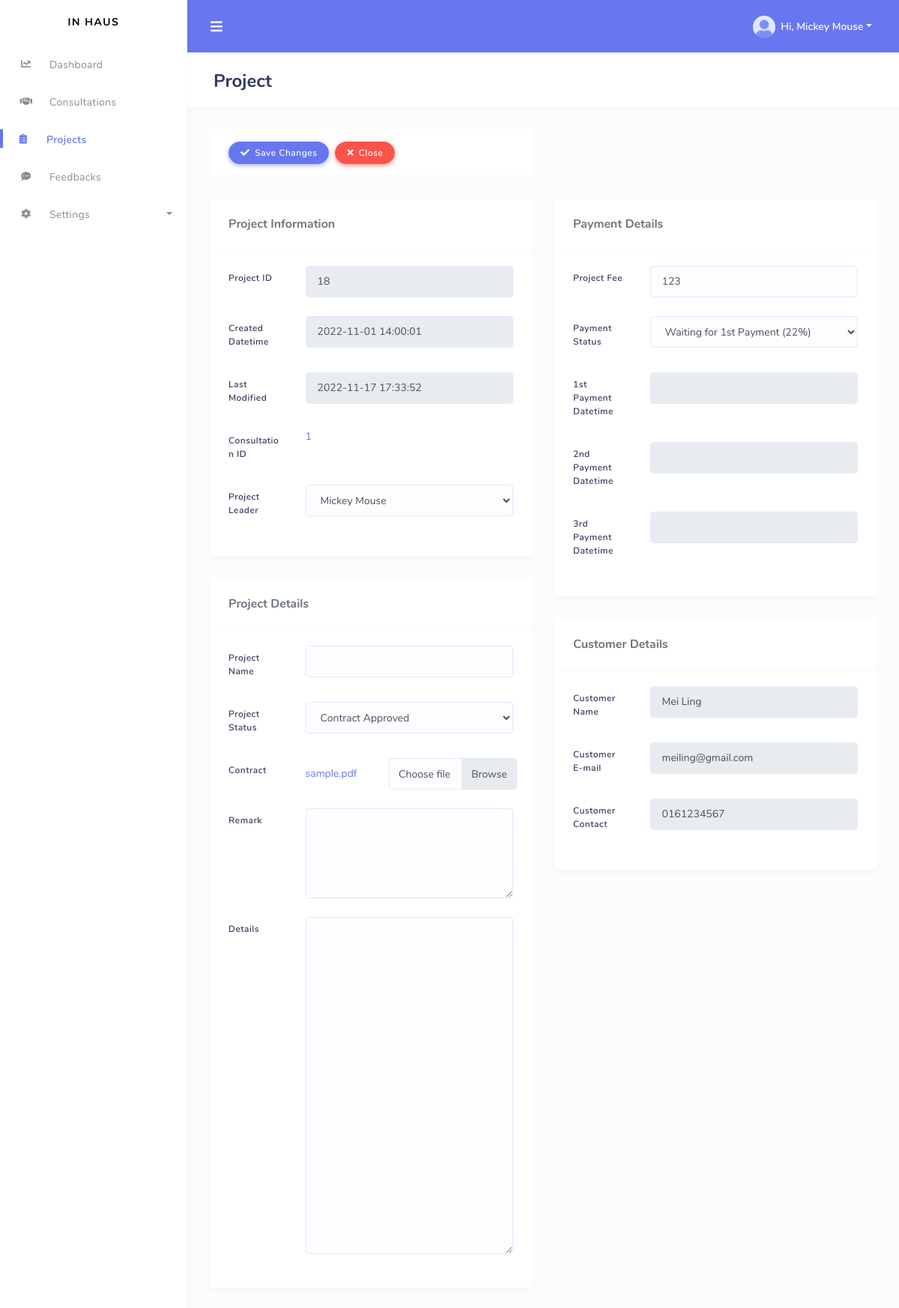
The app's page /public_html/admin/project.php?project_id=18 (signed in) with its own data.
### tables this page shows
CREATE TABLE `project` (
  `project_id` int(10) UNSIGNED NOT NULL,
  `created_datetime` datetime NOT NULL,
  `last_modified_datetime` datetime NOT NULL,
  `project_name` varchar(50) NOT NULL,
  `project_status` varchar(50) NOT NULL,
  `payment_status` varchar(50) NOT NULL,
  `payment_datetime` varchar(100) NOT NULL,
  `project_fee` double NOT NULL,
  `project_remark` varchar(500) NOT NULL,
  `project_details` varchar(1000) NOT NULL,
  `project_contract` varchar(260) NOT NULL,
  `cust_id` int(10) UNSIGNED NOT NULL,
  `consultation_id` int(10) UNSIGNED NOT NULL,
  `admin_id` int(10) UNSIGNED NOT NULL
);

CREATE TABLE `user` (
  `user_id` int(11) UNSIGNED NOT NULL,
  `name` varchar(50) NOT NULL,
  `email` varchar(50) NOT NULL,
  `password` varchar(50) NOT NULL,
  `phone_no` varchar(20) DEFAULT NULL,
  `access_level` varchar(50) NOT NULL,
  `status` varchar(20) DEFAULT NULL
);

### public_html/admin/project.php (the view, shortened to what this page needs)
<?php
  $dbc = mysqli_connect('localhost', 'root', '');
	mysqli_select_db($dbc, 'in_haus');
  if (!empty($_GET['project_id'])) {
    $project_id = $_GET['project_id'];
    $url = "project.php?project_id=" . $project_id;
    $query = "SELECT * FROM project p, user u
              WHERE project_id = '$project_id'
              AND p.cust_id = u.user_id";
    if ($result = mysqli_query($dbc, $query)) {
      $row = mysqli_fetch_assoc($result);
      $created_datetime = $row['created_datetime'];
      $last_modified_datetime = $row['last_modified_datetime'];
      $consultation_id = $row['consultation_id'];
      $admin_id = $row['admin_id'];
      $project_name = $row['project_name'];
      $project_status = $row['project_status'];
      $project_contract = $row['project_contract'];
      $project_remark = $row['project_remark'];
      $project_details = $row['project_details'];
      $project_fee= $row['project_fee'];
      $payment_status = $row['payment_status'];
      $payment_datetime = json_decode($row['payment_datetime']);
      $cust_name = $row['name'];
      $cust_email = $row['email'];
      $cust_phone_no = $row['phone_no'];
    }
    else {
      $fail_alert = '<p style="color:red;">Could not retrieve the data because: <br/>' . mysqli_error($dbc) . '</p><p>The query being run was: ' . $query . '</p>';
    }
    $query = 'SELECT user_id, name FROM user WHERE access_level = "Project Leader"';
    if ($staffs_result = mysqli_query($dbc, $query)) {
      $staffs = array();
      while ($staff = mysqli_fetch_array($staffs_result)) {
        $staffs[$staff['user_id']] = $staff['name'];
      }
    }
    else {
      $fail_alert = '<p style="color:red;">Could not retrieve the data because: <br/>' . mysqli_error($dbc) . '</p><p>The query being run was: ' . $query . '</p>';
    }
    $query = 'SELECT * FROM settings';
    if ($result = mysqli_query($dbc, $query)) {
      while ($row = mysqli_fetch_array($result)) {
        switch ($row['settings_name']) {
          case 'first_payment':
            $first_payment = $row['settings_value'];
            break;
          case 'second_payment':
            $second_payment = $row['settings_value'];
            break;
          case 'third_payment':
            $third_payment = $row['settings_value'];
            break;
          default:
            break;
        }
      }
    }
    else {
      echo '<p style="color:red;">Could not retrieve the data because: <br/>' . mysqli_error($dbc) . '</p><p>The query being run was: ' . $query . '</p>';
    }
  }
  else {
    header("Location: error_404.php");
  }
?>
<!DOCTYPE html>
<html lang="en">
<head>
  <link rel="stylesheet" href="assets/modules/bootstrap/css/bootstrap.min.css">
  <link rel="stylesheet" href="assets/modules/fontawesome/css/all.min.css">
  <link rel="stylesheet" href="assets/css/style.css">
  <link rel="stylesheet" href="assets/css/components.css">
</head>
<body>
  <div id="app">
    <div class="main-wrapper main-wrapper-1">
        <div class="navbar-bg"></div>
        <?php include("navbar.php"); ?>
      <div class="main-content">
        <section class="section">
          <div class="section-header">
            <h1>Project</h1>
          </div>
          <div class="section-body">
            <form action="<?php echo $url; ?>" method="post" enctype="multipart/form-data">
              <div class="row">
                <div class="col-12 col-md-6 col-lg-6">
                  <div class="card shadow-none">
                    <div class="card-header" style="min-height:0px;">
                      <button type="submit" class="btn btn-icon icon-left btn-primary mr-2"><i class="fas fa-check"></i> Save Changes</button>
                      <a href="projects.php" class="btn btn-icon icon-left btn-danger"><i class="fas fa-times"></i> Close</a>
                    </div>
                  </div>
                </div>
              </div>
              <div class="row">
                <div class="col-12 col-md-6 col-lg-6">
                  <div class="card">
                    <div class="card-header">
                      <h4>Project Information</h4>
                    </div>
                    <div class="card-body">
                      <div class="form-group row">
                        <label class="col-sm-3 col-form-label">Project ID</label>
                        <div class="col-sm-9">
                          <input type="text" class="form-control" value="<?php echo $project_id; ?>" disabled>
                        </div>
                      </div>
                      <div class="form-group row">
                        <label class="col-sm-3 col-form-label">Created Datetime</label>
                        <div class="col-sm-9">
                          <input type="text" class="form-control" value="<?php echo $created_datetime; ?>" disabled>
                        </div>
                      </div>
                      <div class="form-group row">
                        <label class="col-sm-3 col-form-label">Last Modified</label>
                        <div class="col-sm-9">
                          <input type="text" class="form-control" value="<?php echo $last_modified_datetime; ?>" disabled>
                        </div>
                      </div>
                      <div class="form-group row">
                        <label class="col-sm-3 col-form-label">Consultation ID</label>
                        <div class="col-sm-9">
                          <a href="consultation.php?consultation_id=<?php echo $consultation_id; ?>" target="_blank"><?php echo $consultation_id; ?></a>
                        </div>
                      </div>
                      <div class="form-group row">
                        <label class="col-sm-3 col-form-label">Project Leader</label>
                        <div class="col-sm-9">
                            <select class="form-control" name="admin_id">
                              <?php
                                foreach ($staffs as $staff_id => $staff_name) {
                                  if ($staff_id == $admin_id)
                                    echo '<option value="'.$staff_id.'" selected>'.$staff_name.'</option>';
                                  else
                                    echo '<option value="'.$staff_id.'">'.$staff_name.'</option>';
                                }
                              ?>
                            </select>
                        </div>
                      </div>
                    </div>
                  </div>
                  <div class="card">
                    <div class="card-header">
                      <h4>Project Details</h4>
                    </div>
                    <div class="card-body">
                      <div class="form-group row">
                        <label class="col-sm-3 col-form-label">Project Name</label>
                        <div class="col-sm-9">
                          <input type="text" name="project_name" class="form-control" value="<?php echo $project_name; ?>">
                        </div>
                      </div>
                      <div class="form-group row">
                        <label class="col-sm-3 col-form-label">Project Status</label>
                        <div class="col-sm-9">
                          <?php
                            if ($project_status == "Waiting for Staff to Upload Contract") {
                              echo '<input type="text" name="project_status" class="form-control" value="'.$project_status.'" disabled>';
                            }
                            else {
                              echo '<select class="form-control" name="project_status">';
                              $project_status_arr = array("Contract Approved", "Waiting for Customer to Sign Contract", "Contract Signed",
                                                          "In Progress - Designing", "Release Design to Customer",
                                                          "Waiting for Customer Review", "Design Revision",
                                                          "In Progress - Building", "Completed", "Cancelled");
                              foreach ($project_status_arr as $status) {
                                if ($status == $project_status)
                                  echo '<option value="'.$status.'" selected>'.$status.'</option>';
                                else
                                  echo '<option value="'.$status.'">'.$status.'</option>';
                              }
                              echo '</select>';
                            }
                          ?>
                        </div>
                      </div>
                      <div class="form-group row">
                        <label class="col-sm-3 col-form-label">Contract</label>
                        <div class="col-sm-3 d-flex align-items-center">
                          <a href="assets/file/contract/<?php echo $project_contract; ?>" target="_blank"><?php echo $project_contract; ?></a>
                        </div>
                        <div class="col-sm-5 custom-file ml-4">
                          <label class="custom-file-label" for="project_contract">Choose file</label>
                        </div>
                      </div>
                      <div class="form-group row">
                        <label class="col-sm-3 col-form-label">Remark</label>
                        <div class="col-sm-9">
                            <textarea class="form-control" name="project_remark" cols="30" rows="10"><?php echo $project_remark; ?></textarea>
                        </div>
                      </div>
                      <div class="form-group row">
                        <label class="col-sm-3 col-form-label">Details</label>
                        <div class="col-sm-9">
                            <textarea class="form-control" name="project_details" cols="30" rows="10" style="min-height: 450px"><?php echo $project_details; ?></textarea>
                        </div>
                      </div>
                    </div>
                  </div>
                </div>
                <div class="col-12 col-md-6 col-lg-6">
                  <div class="card">
                    <div class="card-header">
                      <h4>Payment Details</h4>
                    </div>
                    <div class="card-body">
                      <div class="form-group row">
                        <label class="col-sm-3 col-form-label">Project Fee</label>
                        <div class="col-sm-9">
                          <input type="number" name="project_fee" class="form-control" value="<?php echo $project_fee; ?>">
                        </div>
                      </div>
                      <div class="form-group row">
                        <label class="col-sm-3 col-form-label">Payment Status</label>
                        <div class="col-sm-9">
                            <select class="form-control" name="payment_status">
                              <option value="Waiting for 1st Payment" <?php echo ($payment_status == "Waiting for 1st Payment") ? "selected" : ""; ?>>Waiting for 1st Payment (<?php echo $first_payment; ?>%)</option>
                            </select>
                        </div>
                      </div>
                      <div class="form-group row">
                        <label class="col-sm-3 col-form-label">1st Payment Datetime</label>
                        <div class="col-sm-9">
                          <input type="text" class="form-control" value="<?php echo $payment_datetime->{'1'}; ?>" disabled>
                        </div>
                      </div>
                      <div class="form-group row">
                        <label class="col-sm-3 col-form-label">2nd Payment Datetime</label>
                        <div class="col-sm-9">
                          <input type="text" class="form-control" value="<?php echo $payment_datetime->{'2'}; ?>" disabled>
                        </div>
                      </div>
                      <div class="form-group row">
                        <label class="col-sm-3 col-form-label">3rd Payment Datetime</label>
                        <div class="col-sm-9">
                          <input type="text" class="form-control" value="<?php echo $payment_datetime->{'3'}; ?>" disabled>
                        </div>
                      </div>
                    </div>
                  </div>
                  <div class="card">
                    <div class="card-header">
                      <h4>Customer Details</h4>
                    </div>
                    <div class="card-body">
                      <div class="form-group row">
                        <label class="col-sm-3 col-form-label">Customer Name</label>
                        <div class="col-sm-9">
                          <input type="text" class="form-control" value="<?php echo $cust_name; ?>" disabled>
                        </div>
                      </div>
                      <div class="form-group row">
                        <label class="col-sm-3 col-form-label">Customer E-mail</label>
                        <div class="col-sm-9">
                          <input type="email" class="form-control" value="<?php echo $cust_email; ?>" disabled>
                        </div>
                      </div>
                      <div class="form-group row">
                        <label class="col-sm-3 col-form-label">Customer Contact</label>
                        <div class="col-sm-9">
                          <input type="number" class="form-control" value="<?php echo $cust_phone_no; ?>" disabled>
                        </div>
                      </div>
                    </div>
                  </div>
                </div>
              </div>
            </form>
          </div>
        </section>
      </div>
    </div>
  </div>
</body>
</html>

### records on screen
project: created_datetime "2022-11-01 14:00:01", last_modified_datetime "2022-11-17 17:33:52", consultation "1", admin_id "Mickey Mouse", project_status "Contract Approved", project_contract "sample.pdf", project_fee "123", payment_status "Waiting for 1st Payment (22%)", cust.name "Mei Ling", cust.email "meiling@gmail.com", cust.phone_no "0161234567"

### other values on screen
$logged_in_admin_name "Mickey Mouse"
